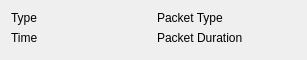
<?xml version="1.0" encoding="UTF-8"?>
<ui version="4.0">
 <class>PacketVizPacket</class>
 <widget class="QWidget" name="PacketVizPacket">
  <property name="geometry">
   <rect>
    <x>0</x>
    <y>0</y>
    <width>307</width>
    <height>60</height>
   </rect>
  </property>
  <property name="sizePolicy">
   <sizepolicy hsizetype="Fixed" vsizetype="Expanding">
    <horstretch>0</horstretch>
    <verstretch>1</verstretch>
   </sizepolicy>
  </property>
  <property name="windowTitle">
   <string>Form</string>
  </property>
  <layout class="QGridLayout" name="gridLayout">
   <item row="2" column="0">
    <spacer name="verticalSpacer">
     <property name="orientation">
      <enum>Qt::Vertical</enum>
     </property>
     <property name="sizeHint" stdset="0">
      <size>
       <width>20</width>
       <height>40</height>
      </size>
     </property>
    </spacer>
   </item>
   <item row="0" column="0">
    <widget class="QLabel" name="label">
     <property name="text">
      <string>Type</string>
     </property>
    </widget>
   </item>
   <item row="0" column="1">
    <widget class="QLabel" name="pType">
     <property name="text">
      <string>Packet Type</string>
     </property>
    </widget>
   </item>
   <item row="1" column="0">
    <widget class="QLabel" name="label_3">
     <property name="text">
      <string>Time</string>
     </property>
    </widget>
   </item>
   <item row="1" column="1">
    <widget class="QLabel" name="pDur">
     <property name="text">
      <string>Packet Duration</string>
     </property>
    </widget>
   </item>
  </layout>
 </widget>
 <resources/>
 <connections/>
</ui>
